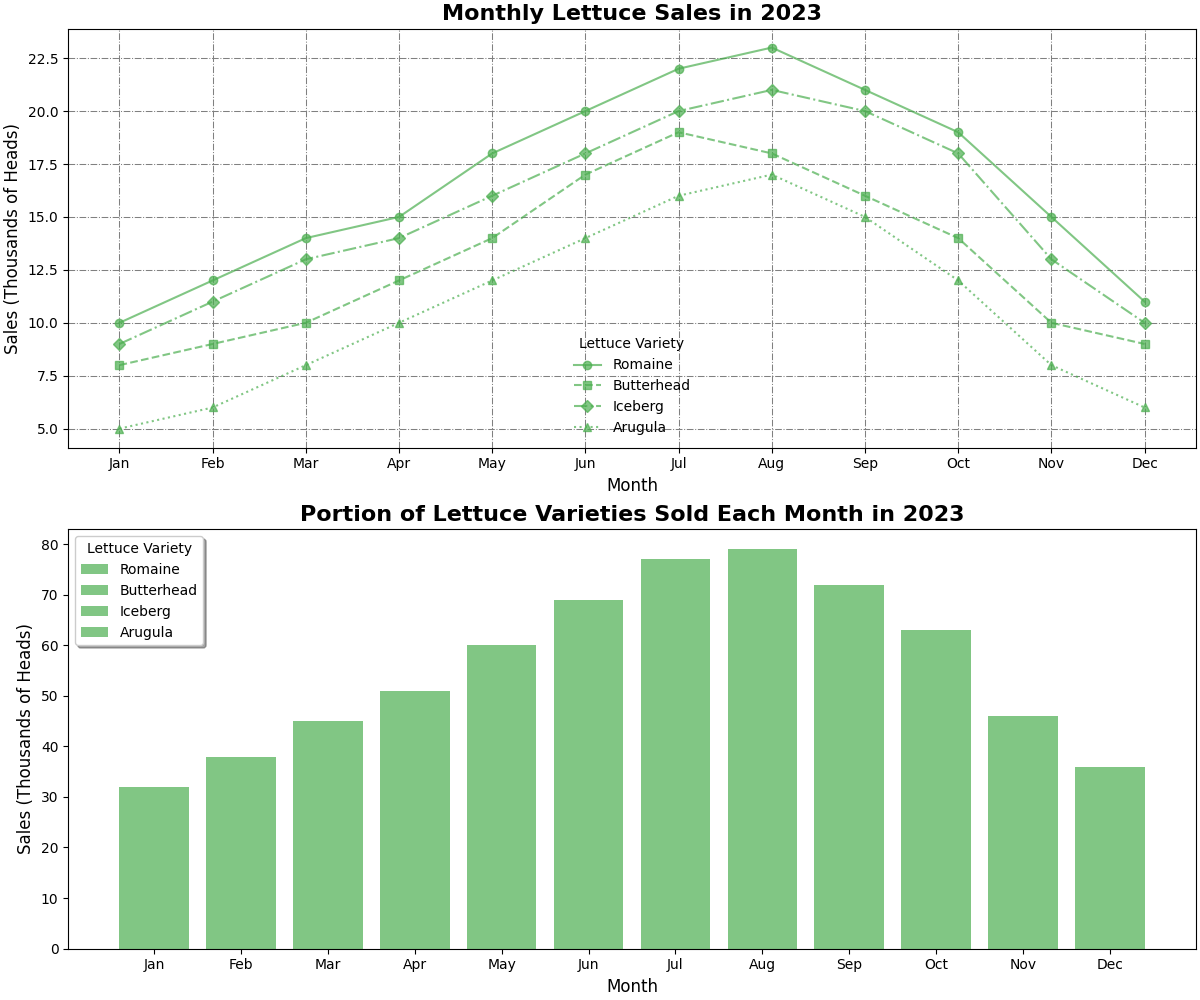

Reproduce this figure in Python.
import numpy as np
import matplotlib.pyplot as plt

months = ['Jan', 'Feb', 'Mar', 'Apr', 'May', 'Jun', 'Jul', 'Aug', 'Sep', 'Oct', 'Nov', 'Dec']
lettuce_varieties = ['Romaine', 'Butterhead', 'Iceberg', 'Arugula']
sales_data = np.array([
    [10, 12, 14, 15, 18, 20, 22, 23, 21, 19, 15, 11],
    [8, 9, 10, 12, 14, 17, 19, 18, 16, 14, 10, 9],
    [9, 11, 13, 14, 16, 18, 20, 21, 20, 18, 13, 10],
    [5, 6, 8, 10, 12, 14, 16, 17, 15, 12, 8, 6]
])

single_color = '#4CAF50'  # Using a consistent green color

fig, axs = plt.subplots(2, 1, figsize=(12, 10), constrained_layout=True)

marker_styles = ['o', 's', 'D', '^']
line_styles = ['-', '--', '-.', ':']

# 1st subplot
for idx, variety in enumerate(lettuce_varieties):
    axs[0].plot(months, sales_data[idx], color=single_color, marker=marker_styles[idx], linestyle=line_styles[idx], alpha=0.7, label=variety)

axs[0].set_title('Monthly Lettuce Sales in 2023', fontsize=16, weight='bold')
axs[0].set_xlabel('Month', fontsize=12)
axs[0].set_ylabel('Sales (Thousands of Heads)', fontsize=12)
axs[0].legend(title='Lettuce Variety', loc='lower center', frameon=False)
axs[0].grid(True, which='major', color='gray', linestyle='-.', linewidth=0.75)

# 2nd subplot
bottom = np.zeros(len(months))
for idx, variety in enumerate(lettuce_varieties):
    axs[1].bar(months, sales_data[idx], bottom=bottom, color=single_color, alpha=0.7, label=variety)
    bottom += sales_data[idx]

axs[1].set_title('Portion of Lettuce Varieties Sold Each Month in 2023', fontsize=16, weight='bold')
axs[1].set_xlabel('Month', fontsize=12)
axs[1].set_ylabel('Sales (Thousands of Heads)', fontsize=12)
axs[1].legend(title='Lettuce Variety', loc='upper left', frameon=True, shadow=True)
axs[1].grid(True, which='minor', color='lightgray', linestyle=':', linewidth=0.5)

plt.show()
